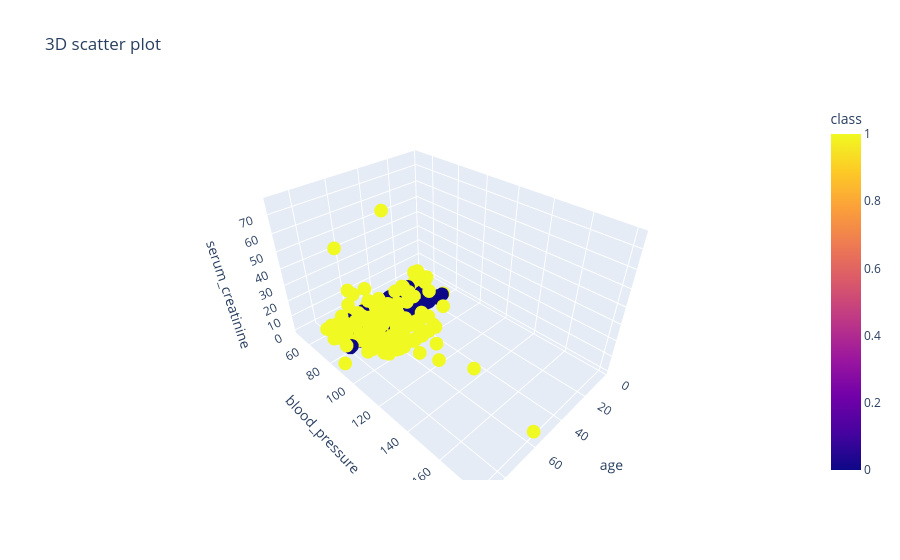

The notebook cell saved with this chart:
### Markdown cell above
## 3D plot

### Code cell
fig=px.scatter_3d(df, x='age', y='blood_pressure',z='serum_creatinine',color='class',title='3D scatter plot')
fig.show()

### Figure 1 — Plotly figure (JSON) as saved in the notebook; plotly's stock layout.template omitted (floating-point values rounded to 4 significant figures; data arrays with more than 128 entries replaced by an {"elided": "..."} marker saying what was removed)
{"data": [{"hovertemplate": "age=%{x}<br>blood_pressure=%{y}<br>serum_creatinine=%{z}<br>class=%{marker.color}<extra></extra>", "legendgroup": "", "marker": {"color": {"elided": "400 int values"}, "coloraxis": "coloraxis", "symbol": "circle"}, "mode": "markers", "name": "", "scene": "scene", "showlegend": false, "type": "scatter3d", "x": {"elided": "400 int values"}, "y": {"elided": "400 int values"}, "z": {"elided": "400 float values"}}], "layout": {"coloraxis": {"colorbar": {"title": {"text": "class"}}, "colorscale": [[0, "#0d0887"], [0.1111, "#46039f"], [0.2222, "#7201a8"], [0.3333, "#9c179e"], [0.4444, "#bd3786"], [0.5556, "#d8576b"], [0.6667, "#ed7953"], [0.7778, "#fb9f3a"], [0.8889, "#fdca26"], [1, "#f0f921"]]}, "legend": {"tracegroupgap": 0}, "scene": {"domain": {"x": [0, 1], "y": [0, 1]}, "xaxis": {"title": {"text": "age"}}, "yaxis": {"title": {"text": "blood_pressure"}}, "zaxis": {"title": {"text": "serum_creatinine"}}}, "title": {"text": "3D scatter plot"}}}
